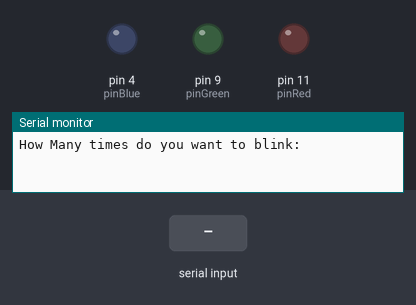
The sketch below on a simulated Arduino Uno, built with avr-gcc and run on an emulated ATmega328P. Parts: output pins drawn as LEDs (lit = HIGH), the last lines printed to the serial monitor. Dashed ring = blinking. The inputs (shaded band) are chosen by the test bench.

Above: at 1.2 s.
1.3 s: "90,45\n" received over Serial
At 1.4 s:
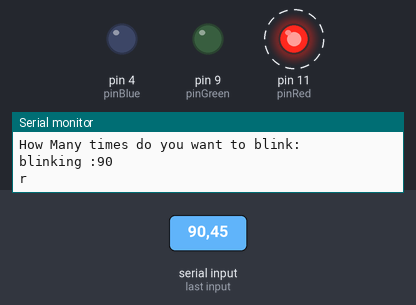
Timing chart, 0 to 10.3 s (numbered marks = the images above; inputs shaded):
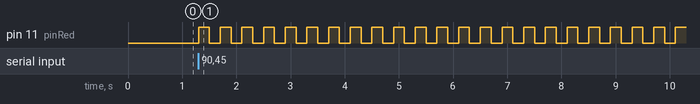

Measured:
- after the input at 1.3 s, pin 11 (pinRed): alternates HIGH for 0.20 s and LOW for 0.20 s, starting at once

The sketch:

reading_numbers_from_the_serial_moniter.ino
```cpp
int myNumber;
String msg = "How Many times do you want to blink: ";
String msg2 = "blinking :";
int pinRed = 11;
int pinL = pinRed;
int pinGreen = 9;
int pinBlue =4;
int delayT = 200;
String msg3 = "Colour: ";
String colour;
void setup() {
  // put your setup code here, to run once:
Serial.begin(9600);
pinMode(pinL,OUTPUT);
pinMode(pinRed,OUTPUT);
pinMode(pinGreen,OUTPUT);
pinMode(pinBlue,OUTPUT);
}

void loop() {
  // put your main code here, to run repeatedly:
  Serial.println(msg);
  while (Serial.available()==0){

  }
  myNumber=Serial.parseInt();
  Serial.print(msg2);
  Serial.println(myNumber);
  Serial.println("r");
  for(int i =0; i < myNumber; i++){
    digitalWrite(pinL,HIGH);
    delay(delayT);
    digitalWrite(pinL,LOW);
    delay(delayT);
  }

}
```
